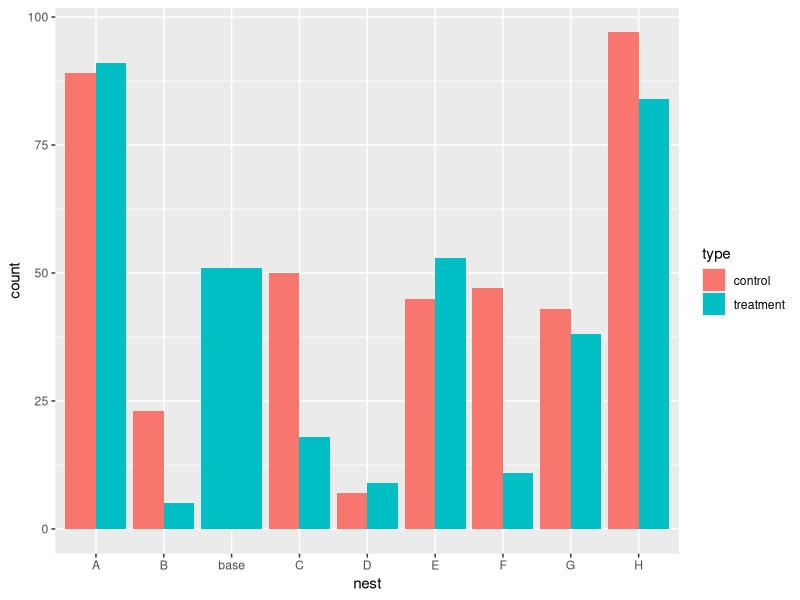
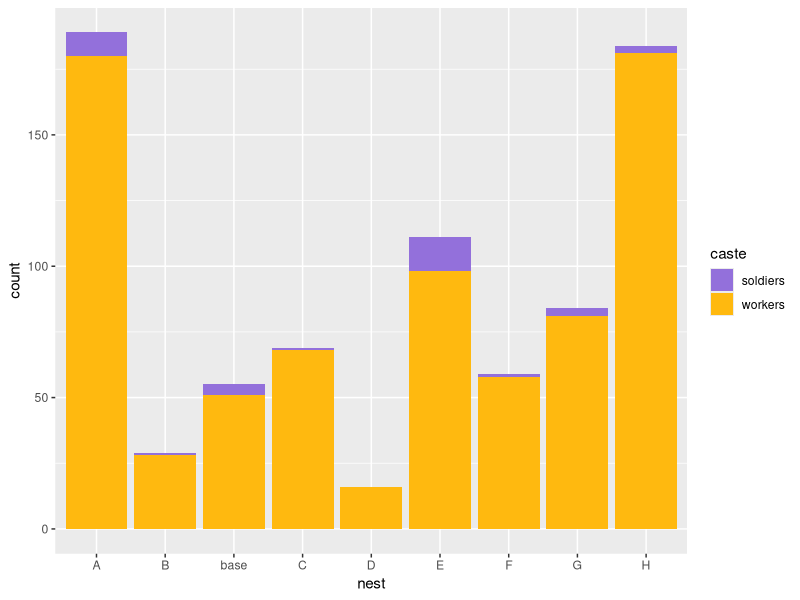
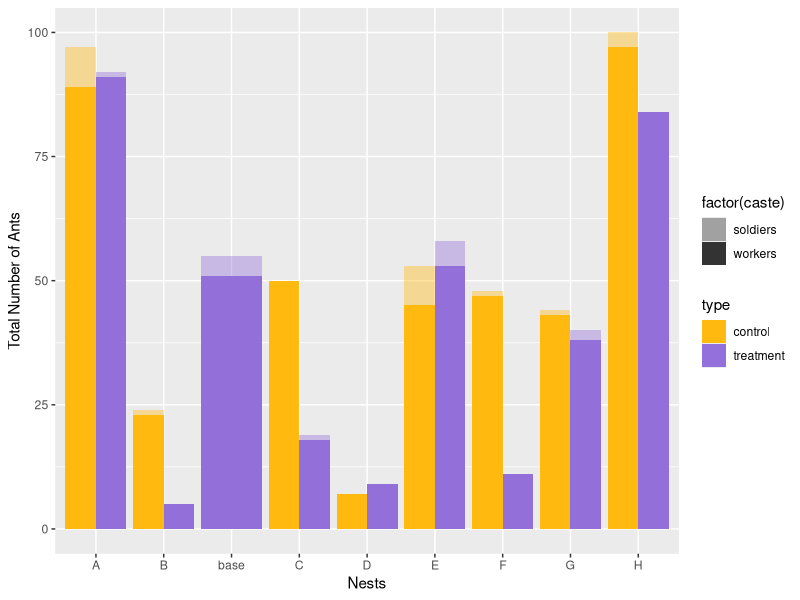

Reproduce these figures in R, in order.
## ---- chunk 1
library(tidyverse)
library(ggplot2)
## ---- chunk 2
ants_wide <- read_csv("Competition experiment data - Tidy Census.csv")
## ---- chunk 3
# create a data set by making data long
ants <- ants_wide %>% 
  pivot_longer(c(`workers`, `soldiers`, `queen`, `winged queens`, `males`), names_to = "caste", values_to = "count")
## ---- chunk 4
#make a tibble of the colony's nests
pw399 <- ants %>% 
  filter(`colony name` == "PW399", nest != "dead", nest != "outside")
## ---- chunk 5
#bar plot attempt
#https://statisticsglobe.com/draw-grouped-barplot-in-r
#Grouped barplot using ggplot2
#Should compare the two dates in pairs, once that data is collected. I do not know how to make the bars show soldier vs worker. I do not know how to make the key specify which is control and which is competitor. 

pw399 %>% ggplot(                                      
       aes(x = nest,
           y = count,
           fill = type)) +
  geom_bar(stat = "identity",
           position = "dodge")
## ---- chunk 6
#my attempt:
#TODO pair and add queen and brood symbol
#vector for scale fill manual
fills <- c("workers" = "darkgoldenrod1", soldiers = "mediumpurple")
# Stacked
pw399 %>% filter(caste %in% c("workers", "soldiers")) %>% 
  ggplot(aes(fill=caste, y=count, x=nest)) + 
    geom_bar(position="stack", stat="identity")+
  scale_fill_manual(values = fills)
## ---- chunk 7
#vector for scale fill manual
fills <- c("control" = "darkgoldenrod1", "treatment" = "mediumpurple")

pw399 %>% filter(caste %in% c("workers", "soldiers")) %>%
  group_by(type, nest) %>% 
  mutate(cum_tot = cumsum(count)) %>% 
  ggplot(aes(nest, cum_tot, fill =type)) + 
  geom_col(data = . %>% filter( caste=="workers"), position = position_dodge(width = 0.9), alpha = 1) +
  geom_col(data = . %>% filter( caste=="soldiers"), position = position_dodge(width = 0.9), alpha = 0.4) +
  geom_tile(aes(y=NA_integer_, alpha = factor(caste))) + 
  scale_alpha_manual(values = c(0.4,1))+
  scale_fill_manual(values = fills)+
  xlab("Nests")+
  ylab("Total Number of Ants")
